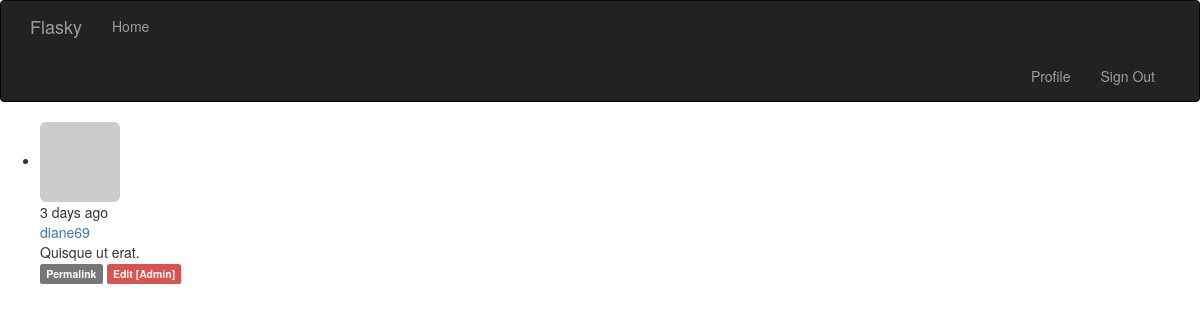
The app's page /post/4 (signed in) with its own data.
### vflask/restart/app/models.py (models this page shows, shortened)
class Post(db.Model):
    __tablename__ = 'posts'
    id = db.Column(db.Integer, primary_key=True)
    body = db.Column(db.Text)
    timestamp = db.Column(db.DateTime, index=True, default=datetime.utcnow)
    author_id = db.Column(db.Integer, db.ForeignKey('users.id'))
    body_html = db.Column(db.Text)

class User(UserMixin, db.Model):
    __tablename__ = 'users'
    id = db.Column(db.Integer, primary_key=True)
    email = db.Column(db.String(64), unique=True, index=True)
    username = db.Column(db.String(64), unique=True, index=True)
    role_id = db.Column(db.Integer, db.ForeignKey('roles.id'))
    password_hash = db.Column(db.String(128))
    confirmed = db.Column(db.Boolean, default=False)
    name = db.Column(db.String(64))
    location = db.Column(db.String(64))
    about_me = db.Column(db.Text())
    member_since = db.Column(db.DateTime(), default=datetime.utcnow)
    last_seen = db.Column(db.DateTime(), default=datetime.utcnow)
    avatar_hash = db.Column(db.String(32))
    posts = db.relationship('Post', backref='author', lazy='dynamic')
    followed = db.relationship('Follow',
                               foreign_keys=[Follow.follower_id],
                               backref=db.backref('follower', lazy='joined'),
                               lazy='dynamic',
                               cascade='all, delete-orphan')
    followers = db.relationship('Follow',
                                foreign_keys=[Follow.followed_id],
                                backref=db.backref('followed', lazy='joined'),
                                lazy='dynamic',
                                cascade='all, delete-orphan')
    def can(self, permissions):
        return self.role is not None and \
            (self.role.permissions & permissions) == permissions
    def is_administrator(self):
        return self.can(Permission.ADMINISTER)
    @property
    def password(self):
        raise AttributeError('password is not a readable attribute')
    def ping(self):
        self.last_seen = datetime.utcnow()
        db.session.add(self)
    def gravatar(self, size=100, default='identicon', rating='g'):
        if request.is_secure:
            url = 'https://secure.gravatar.com/avatar'
        else:
            url = 'http://www.gravatar.com/avatar'
        hash = self.avatar_hash or hashlib.md5(self.email.encode(
            'utf-8'
        )).hexdigest()
        return '{url}/{hash}?s={size}&d={default}&r={rating}'.format(
            url=url, hash=hash, size=size, default=default, rating=rating)

### vflask/restart/app/main/views.py (the view)
@main.route('/post/<int:id>')
def post(id):
    post = Post.query.get_or_404(id)
    return render_template('post.html', posts=[post])

### vflask/restart/app/auth/views.py (called while the page is built)
@auth.before_app_request
def before_request():
    if current_user.is_authenticated:
        current_user.ping()
        if not current_user.confirmed and request.endpoint[:5] != 'auth.':
            return redirect(url_for('auth.unconfirmed'))

### vflask/restart/app/main/__init__.py (called while the page is built)
@main.app_context_processor
def inject_perissions():
    return dict(Permission=Permission)

### vflask/restart/app/main/views.py (called while the page is built)
@main.before_app_request
def before_request():
    if current_user.is_authenticated:
        current_user.ping()
        if not current_user.confirmed and request.endpoint[:5] != 'auth.':
            return redirect(url_for('auth.unconfirmed'))

### vflask/restart/app/models.py (called while the page is built)
@login_manager.user_loader
def load_user(user_id):
    return User.query.get(int(user_id))

### vflask/restart/app/templates/post.html (shortened to what this page needs)
{% extends "base.html" %}
{% block page_content %}
{% include '_posts.html' %}
{% endblock %}

### vflask/restart/app/templates/_posts.html (shortened to what this page needs)
<ul class="posts">
    {% for post in posts %}
    <li class="post">
        <div class="post-content">
            <div class="profile-thmbnail">
                <a href="{{ url_for('.user', username=post.author.username) }}">
                <img class="img-rounded profile-thumbnail"
                    src="{{ post.author.gravatar(size=40) }}">
                </a>
            </div>
            <div class="post-date">{{ moment(post.timestamp).fromNow() }}</div>
            <div class="post-author">
                <a href="{{ url_for('.user', username=post.author.username) }}">
                    {{ post.author.username }}
                </a>
            </div>
            <div class="post-body">
            {% if post.body_html %}
                {{ post.body_html | safe }}
            {% else %}
                {{ post.body }}
            {% endif %}
            </div>
            <div class="post-footer">
                <a href="{{ url_for('.post', id=post.id) }}">
                    <span class="label label-default">Permalink</span>
                </a>
                {% if current_user == post.author %}
                <a href="{{ url_for('.edit', id=post.id) }}">
                    <span class="label label-primary">Edit</span>
                </a>
                {% elif current_user.is_administrator() %}
                <a href="{{ url_for('.edit', id=post.id) }}">
                    <span class="label label-danger">Edit [Admin]</span>
                </a>
                {% endif %}
            </div>
        </div>
    </li>
    {% endfor %}
</ul>

### records on screen
Post: timestamp "3 days ago", author.username "diane69", body "Quisque ut erat."
